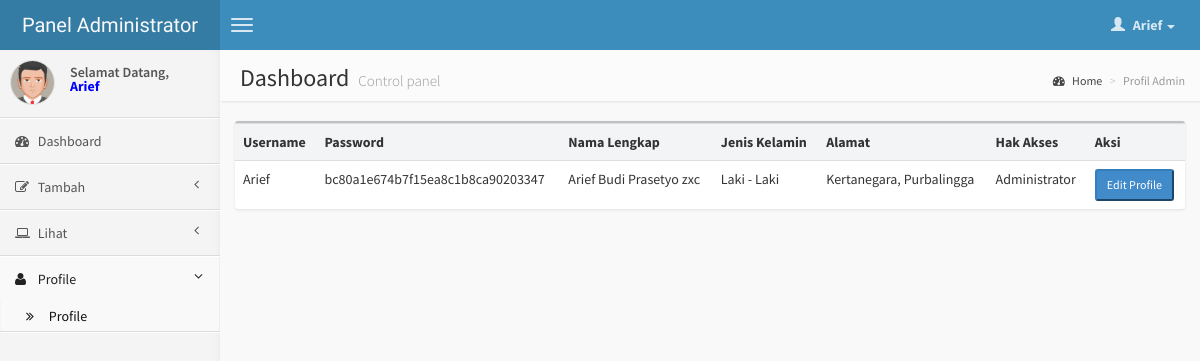
/dashboard/administrator/profile.php (signed in), run on the app's committed database.
### tables this page shows
CREATE TABLE IF NOT EXISTS `sig_auth_user` (
  `Username` varchar(255) NOT NULL,
  `Password` varchar(255) NOT NULL,
  `Nama_Lengkap` varchar(255) NOT NULL,
  `Jenis_Kelamin` enum('Laki - Laki','Perempuan','','') NOT NULL,
  `Alamat` text NOT NULL,
  `Hak_Akses` enum('Administrator','Petugas') NOT NULL DEFAULT 'Petugas',
  PRIMARY KEY (`Username`)
);

### dashboard/administrator/profile.php (the view, shortened to what this page needs)
<?php
if($_SESSION['Hak_Akses'] == 'Administrator')
{?>
<!DOCTYPE html>
<html>
    <head>
        <link href="css/bootstrap.min.css" rel="stylesheet" type="text/css" />
        <link href="css/font-awesome.min.css" rel="stylesheet" type="text/css" />
        <link href="css/AdminLTE.css" rel="stylesheet" type="text/css" />
    </head>
    <body class="skin-blue">
        <header class="header">
            <a href="index.php" class="logo">
                Panel Administrator
            </a>
            <nav class="navbar navbar-static-top" role="navigation">
                <a href="#" class="navbar-btn sidebar-toggle" data-toggle="offcanvas" role="button">
                    <span class="icon-bar"></span>
                    <span class="icon-bar"></span>
                    <span class="icon-bar"></span>
                </a>
                <div class="navbar-right">
                    <ul class="nav navbar-nav">
                        <li class="dropdown user user-menu">
                            <a href="#" class="dropdown-toggle" data-toggle="dropdown">
                                <i class="glyphicon glyphicon-user"></i>
                                <span><?php echo $_SESSION['Username'];?> <i class="caret"></i></span>
                            </a>
                        </li>
                    </ul>
                </div>
            </nav>
        </header>
        <div class="wrapper row-offcanvas row-offcanvas-left">
            <aside class="left-side sidebar-offcanvas">
                <section class="sidebar">
                    <div class="user-panel">
                        <div class="pull-left image">
                           <?php if($_SESSION['Jenis_Kelamin']== 'Laki - Laki') { ?>
                           <img src="img/avatar5.png" class="img-circle" alt="User Image" />
                           <?php }
				     	   else{ ?>
                           <img src="img/avatar2.png" class="img-circle" alt="User Image" />
                           <?php } ?>
                        </div>
                        <div class="pull-left info">
                            Selamat Datang, <br>
                          <p style="font-weight:bold; color:#00F;"> <?php echo $_SESSION['Username'];?></p>
                        </div>
                    </div>
                    <ul class="sidebar-menu">
                        <li class="">
                            <a href="index.php">
                                <i class="fa fa-dashboard"></i> <span>Dashboard</span>
                            </a>
                        </li>
                        <li class="treeview">
                            <a href="#">
                                <i class="fa fa-edit"></i>
                                <span>Tambah</span>
                                <i class="fa fa-angle-left pull-right"></i>
                            </a>
                        </li>
                        <li class="treeview">
                            <a href="#">
                                <i class="fa fa-laptop"></i>
                                <span>Lihat</span>
                                <i class="fa fa-angle-left pull-right"></i>
                            </a>
                        </li>
                        <li class="treeview active">
                            <a href="#">
                                <i class="fa fa-user"></i>
                                <span>Profile</span>
                                <i class="fa fa-angle-left pull-right"></i>
                            </a>
                            <ul class="treeview-menu">
                                <li class="active"><a href="profile.php"><i class="fa fa-angle-double-right"></i> Profile</a></li>
                            </ul>
                        </li>
                    </ul>
                </section>
            </aside>
            <aside class="right-side">
                <section class="content-header">
                    <h1>
                        Dashboard
                        <small>Control panel</small>
                    </h1>
                    <ol class="breadcrumb">
                        <li><a href="#"><i class="fa fa-dashboard"></i> Home</a></li>
                        <li class="active">Profil Admin</li>
                    </ol>
                </section>
               <section class="content">
                    <div class="row">
                        <div class="col-md-12">
                            <div class="box">
                                <div class="box-body no-padding">
                                    <table class="table table-striped">
                                         <tr>
                                                <th>Username</th>
                                                <th>Password</th>
                                                <th>Nama Lengkap</th>
                                                <th>Jenis Kelamin</th>
                                                <th>Alamat</th>
                                                <th>Hak Akses</th>
                                                <th>Aksi</th>
                                            </tr>
                                            <?php
											$Username = $_SESSION["Username"];
											$queri = mysql_query("SELECT * FROM `sig_auth_user` WHERE Username='$Username'");
											while($urai = mysql_fetch_array($queri))
											{
											?>
                                            <tr>
                                            	<td><?php echo $urai['Username'];?></td>
                                                <td><?php echo $urai['Password'];?></td>
                                                <td><?php echo $urai['Nama_Lengkap'];?></td>
                                                <td><?php echo $urai['Jenis_Kelamin'];?></td>
                                                <td><?php echo $urai['Alamat'];?></td>
                                                <td><?php echo $urai['Hak_Akses'];?></td>
                                                <td><a href="edit_profile.php?Username=<?php echo $urai['Username'];?>" title="Edit"> <button class="btn-sm btn-primary" title="Edit Profile">Edit Profile</button> </a></td>
                                            </tr>
                                           <?php };?>
                                    </table>
                                </div>
                            </div>
                        </div>
                    </div>
                </section>
            </aside>
        </div>
    </body>
</html>
<?php
}
else
{
	include("error.php");
}?>

### data on the page
sig_auth_user: Username "Arief", Password "bc80a1e674b7f15ea8c1b8ca90203347", Nama_Lengkap "Arief Budi Prasetyo zxc", Jenis_Kelamin "Laki - Laki", Alamat "Kertanegara, Purbalingga", Hak_Akses "Administrator"

### other printed values
$_SESSION['Username'] "Arief"
